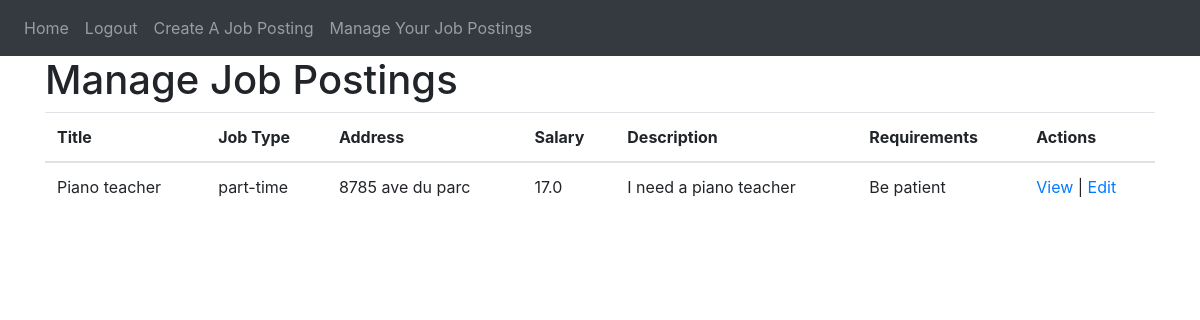
Screenshot of /managePosting (signed in) with the database file from the repository.
### website/models.py (models this page shows)
class JobPosting(db.Model):
    id = db.Column(db.Integer, primary_key=True)
    title = db.Column(db.String(100))
    job_type = db.Column(db.String(50))
    address = db.Column(db.String(200))
    salary = db.Column(db.Float)
    description = db.Column(db.Text)
    requirements = db.Column(db.Text)
    employer_id = db.Column(db.Integer, db.ForeignKey('user.id'))  # Relationship with User model

### website/auth.py (the view)
@auth.route('/managePosting')
@login_required
def manage_postings():
    jobpostings = JobPosting.query.filter_by(employer_id=current_user.id).all()
    return render_template('managePosting.html', jobpostings=jobpostings, user=current_user)

### website/__init__.py (called while the page is built)
def create_app():
    app = Flask(__name__)
    app.config['SECRET_KEY'] = 'dinaomidvartehrani'
    app.config['SQLALCHEMY_DATABASE_URI'] = f'sqlite:///{DB_NAME}'
    db.init_app(app)
    from .views import views
    from .auth import auth
    app.register_blueprint(views, url_prefix='/')
    app.register_blueprint(auth, url_prefix='/')
    from .models import User, Note, JobPosting
    with app.app_context():
        db.create_all()
    login_manager = LoginManager()
    login_manager.login_view = 'auth.login'
    login_manager.init_app(app)
    @login_manager.user_loader
    def load_user(id):
        return User.query.get(int(id))
    return app

### website/templates/managePosting.html (shortened to what this page needs)
{% extends "base.html" %}
{% block content %}
  <h1>Manage Job Postings</h1>
  {% if jobpostings %}
    <table class="table">
      <thead>
        <tr>
          <th>Title</th>
          <th>Job Type</th>
          <th>Address</th>
          <th>Salary</th>
          <th>Description</th>
          <th>Requirements</th>
          <th>Actions</th>
        </tr>
      </thead>
      <tbody>
        {% for jobposting in jobpostings %}
          <tr>
            <td>{{ jobposting.title }}</td>
            <td>{{ jobposting.job_type }}</td>
            <td>{{ jobposting.address }}</td>
            <td>{{ jobposting.salary }}</td>
            <td>{{ jobposting.description }}</td>
            <td>{{ jobposting.requirements }}</td>
            <td>
              <a href="{{ url_for('auth.view_job_posting', job_id=jobposting.id) }}">View</a> |
              <a href="{{ url_for('auth.edit_job_posting', job_id=jobposting.id) }}">Edit</a>
            </td>
          </tr>
        {% endfor %}
      </tbody>
    </table>
  {% else %}
    <p>No job postings found.</p>
  {% endif %}
{% endblock %}

### rows the page displays
JobPosting: title "Piano teacher", job_type "part-time", address "8785 ave du parc", salary "17.0", description "I need a piano teacher", requirements "Be patient"
